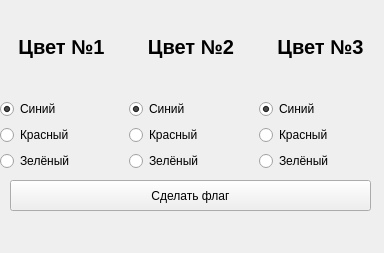
<?xml version="1.0" encoding="UTF-8"?>
<ui version="4.0">
 <class>FlagMaker</class>
 <widget class="QWidget" name="FlagMaker">
  <property name="geometry">
   <rect>
    <x>0</x>
    <y>0</y>
    <width>384</width>
    <height>253</height>
   </rect>
  </property>
  <property name="sizePolicy">
   <sizepolicy hsizetype="Fixed" vsizetype="Fixed">
    <horstretch>0</horstretch>
    <verstretch>0</verstretch>
   </sizepolicy>
  </property>
  <property name="windowTitle">
   <string>Текстовый Флаг</string>
  </property>
  <widget class="QLabel" name="result">
   <property name="geometry">
    <rect>
     <x>10</x>
     <y>220</y>
     <width>361</width>
     <height>20</height>
    </rect>
   </property>
   <property name="text">
    <string/>
   </property>
  </widget>
  <widget class="QPushButton" name="make_flag">
   <property name="geometry">
    <rect>
     <x>10</x>
     <y>180</y>
     <width>361</width>
     <height>31</height>
    </rect>
   </property>
   <property name="text">
    <string>Сделать флаг</string>
   </property>
  </widget>
  <widget class="QWidget" name="horizontalLayoutWidget">
   <property name="geometry">
    <rect>
     <x>0</x>
     <y>0</y>
     <width>382</width>
     <height>171</height>
    </rect>
   </property>
   <layout class="QHBoxLayout" name="horizontalLayout">
    <item>
     <layout class="QVBoxLayout" name="verticalLayout_3">
      <item>
       <widget class="QLabel" name="label_3">
        <property name="font">
         <font>
          <pointsize>15</pointsize>
          <bold>true</bold>
         </font>
        </property>
        <property name="text">
         <string>Цвет №1</string>
        </property>
        <property name="alignment">
         <set>Qt::AlignCenter</set>
        </property>
       </widget>
      </item>
      <item>
       <widget class="QRadioButton" name="radioButton_9">
        <property name="enabled">
         <bool>true</bool>
        </property>
        <property name="text">
         <string>Синий</string>
        </property>
        <property name="checked">
         <bool>true</bool>
        </property>
        <property name="autoExclusive">
         <bool>false</bool>
        </property>
        <attribute name="buttonGroup">
         <string notr="true">color_group_3</string>
        </attribute>
       </widget>
      </item>
      <item>
       <widget class="QRadioButton" name="radioButton_8">
        <property name="text">
         <string>Красный</string>
        </property>
        <property name="autoExclusive">
         <bool>false</bool>
        </property>
        <attribute name="buttonGroup">
         <string notr="true">color_group_3</string>
        </attribute>
       </widget>
      </item>
      <item>
       <widget class="QRadioButton" name="radioButton_7">
        <property name="text">
         <string>Зелёный</string>
        </property>
        <property name="autoExclusive">
         <bool>false</bool>
        </property>
        <attribute name="buttonGroup">
         <string notr="true">color_group_3</string>
        </attribute>
       </widget>
      </item>
     </layout>
    </item>
    <item>
     <layout class="QVBoxLayout" name="verticalLayout_2">
      <item>
       <widget class="QLabel" name="label_2">
        <property name="font">
         <font>
          <pointsize>15</pointsize>
          <bold>true</bold>
         </font>
        </property>
        <property name="text">
         <string>Цвет №2</string>
        </property>
        <property name="alignment">
         <set>Qt::AlignCenter</set>
        </property>
       </widget>
      </item>
      <item>
       <widget class="QRadioButton" name="radioButton_6">
        <property name="text">
         <string>Синий</string>
        </property>
        <property name="checked">
         <bool>true</bool>
        </property>
        <property name="autoExclusive">
         <bool>false</bool>
        </property>
        <attribute name="buttonGroup">
         <string notr="true">color_group_2</string>
        </attribute>
       </widget>
      </item>
      <item>
       <widget class="QRadioButton" name="radioButton_5">
        <property name="text">
         <string>Красный</string>
        </property>
        <property name="autoExclusive">
         <bool>false</bool>
        </property>
        <attribute name="buttonGroup">
         <string notr="true">color_group_2</string>
        </attribute>
       </widget>
      </item>
      <item>
       <widget class="QRadioButton" name="radioButton_4">
        <property name="text">
         <string>Зелёный</string>
        </property>
        <property name="autoExclusive">
         <bool>false</bool>
        </property>
        <attribute name="buttonGroup">
         <string notr="true">color_group_2</string>
        </attribute>
       </widget>
      </item>
     </layout>
    </item>
    <item>
     <layout class="QVBoxLayout" name="verticalLayout">
      <item>
       <widget class="QLabel" name="label">
        <property name="font">
         <font>
          <pointsize>15</pointsize>
          <bold>true</bold>
         </font>
        </property>
        <property name="text">
         <string>Цвет №3</string>
        </property>
        <property name="alignment">
         <set>Qt::AlignCenter</set>
        </property>
       </widget>
      </item>
      <item>
       <widget class="QRadioButton" name="radioButton_3">
        <property name="text">
         <string>Синий</string>
        </property>
        <property name="checked">
         <bool>true</bool>
        </property>
        <property name="autoExclusive">
         <bool>false</bool>
        </property>
        <attribute name="buttonGroup">
         <string notr="true">color_group_1</string>
        </attribute>
       </widget>
      </item>
      <item>
       <widget class="QRadioButton" name="radioButton_2">
        <property name="text">
         <string>Красный</string>
        </property>
        <property name="autoExclusive">
         <bool>false</bool>
        </property>
        <attribute name="buttonGroup">
         <string notr="true">color_group_1</string>
        </attribute>
       </widget>
      </item>
      <item>
       <widget class="QRadioButton" name="radioButton">
        <property name="text">
         <string>Зелёный</string>
        </property>
        <property name="autoExclusive">
         <bool>false</bool>
        </property>
        <attribute name="buttonGroup">
         <string notr="true">color_group_1</string>
        </attribute>
       </widget>
      </item>
     </layout>
    </item>
   </layout>
  </widget>
 </widget>
 <resources/>
 <connections/>
 <buttongroups>
  <buttongroup name="color_group_3">
   <property name="exclusive">
    <bool>true</bool>
   </property>
  </buttongroup>
  <buttongroup name="color_group_2">
   <property name="exclusive">
    <bool>true</bool>
   </property>
  </buttongroup>
  <buttongroup name="color_group_1">
   <property name="exclusive">
    <bool>true</bool>
   </property>
  </buttongroup>
 </buttongroups>
</ui>
